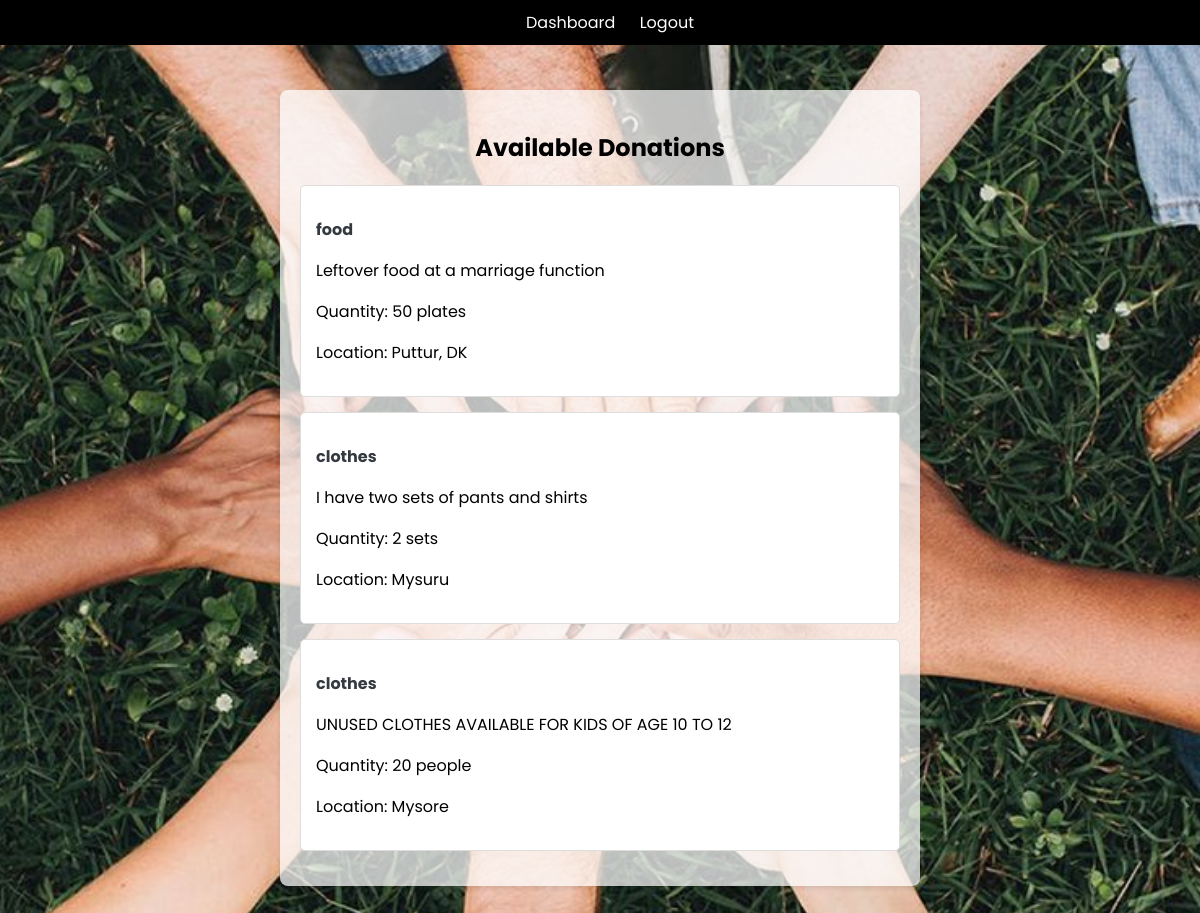
Page /dashboard/ (signed in) on the committed database.
### donation_app/models.py (models this page shows)
class Donation(models.Model):
    CATEGORY_CHOICES = [
        ('food', 'Food'),
        ('clothes', 'Clothes'),
    ]
    donator = models.ForeignKey(User, on_delete=models.CASCADE)
    category = models.CharField(max_length=10, choices=CATEGORY_CHOICES)
    description = models.TextField()
    quantity = models.CharField(max_length=100)
    location = models.CharField(max_length=200)
    available = models.BooleanField(default=True)
    created_at = models.DateTimeField(auto_now_add=True)

### donation_app/views.py (the view)
# urls.py: path('dashboard/', views.dashboard, name='dashboard'),
@login_required
def dashboard(request):
    profile, created = Profile.objects.get_or_create(user=request.user)
    if request.user.is_superuser:
        donations = Donation.objects.all()
        return render(request, 'dashboard_ngo.html', {'donations': donations , 'user': request.user})
    elif profile.is_donator:
        donations = Donation.objects.filter(donator=request.user)
        return render(request, 'dashboard_donator.html', {'donations': donations})
    else:
        donations = Donation.objects.all()
        return render(request, 'dashboard_ngo.html', {'donations': donations , 'user': request.user})

### donation_app/templates/dashboard_ngo.html (shortened to what this page needs)
{% extends 'base.html' %}
{% block content %}
<h2>Available Donations</h2>
{% for donation in donations %}
    <div class="card">
        <p class="card-title">{{ donation.category }}</p>
        <p class="card-text">{{ donation.description }}</p>
        <p>Quantity: {{ donation.quantity }}</p>
        <p>Location: {{ donation.location }}</p>
    </div>
{% empty %}
    <p>No donations available at the moment.</p>
{% endfor %}
{% endblock %}

### donation_app/static/style.css (style rules this page uses)
body { font-family: 'Poppins'; margin: 0; padding: 0; background-color: #f8f9fa; color: #000000; padding-top: 60px; background-image: url('/static/images/donate-bg.jpeg'); background-size: cover; background-repeat: no-repeat; background-attachment: fixed; background-position: center; min-height: 80vh; margin: 0; padding: 0; }
h1, h2 { text-align: center; color: #000000; }
.card { border: 1px solid #ddd; padding: 15px; border-radius: 5px; margin-bottom: 15px; background-color: #fff; }
.card-title { font-weight: bold; color: #343a40; }
.card-text { margin: 5px 0; }

### rows in the picture
Donation: category "food", description "Leftover food at a marriage function", quantity "50 plates", location "Puttur, DK"
Donation: category "clothes", description "I have two sets of pants and shirts", quantity "2 sets", location "Mysuru"
Donation: category "clothes", description "UNUSED CLOTHES AVAILABLE FOR KIDS OF AGE 10 TO 12", quantity "20 people", location "Mysore"
